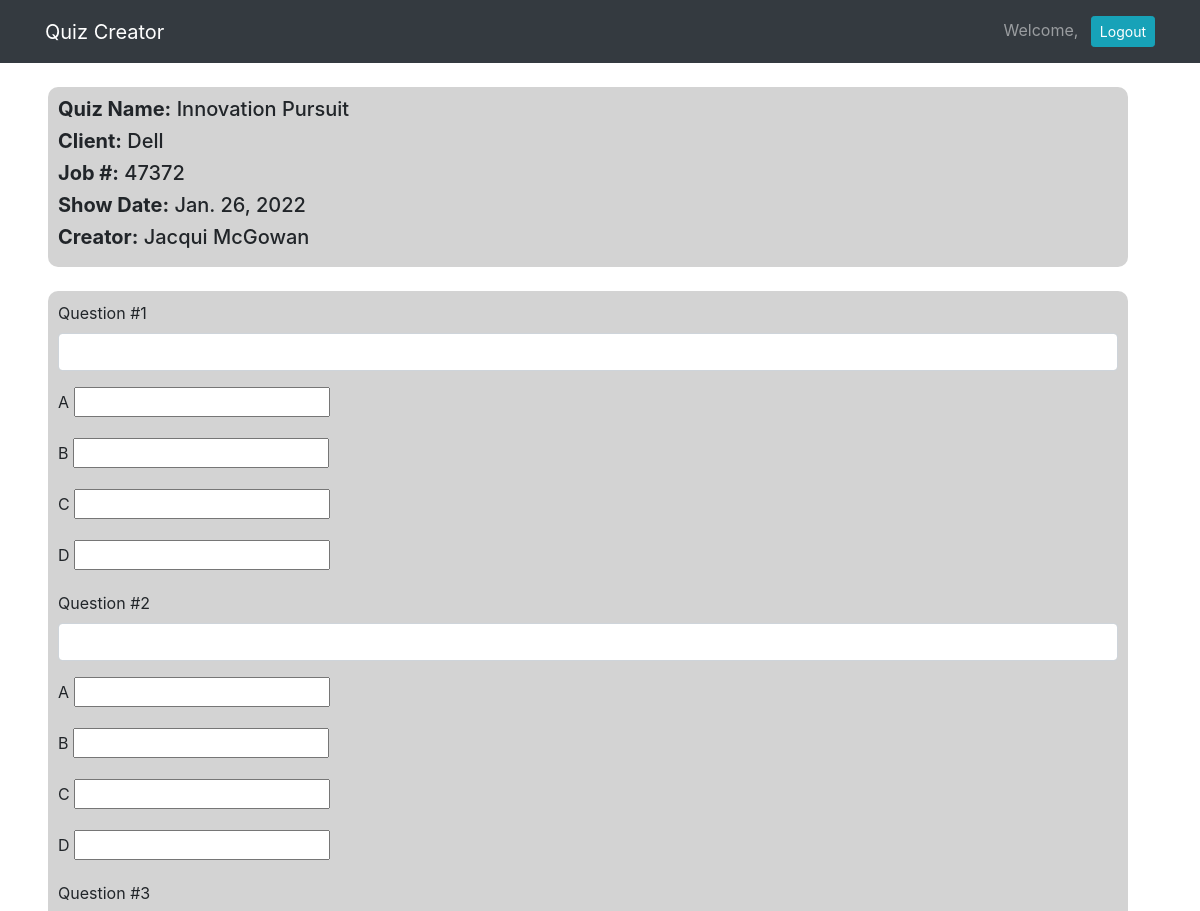
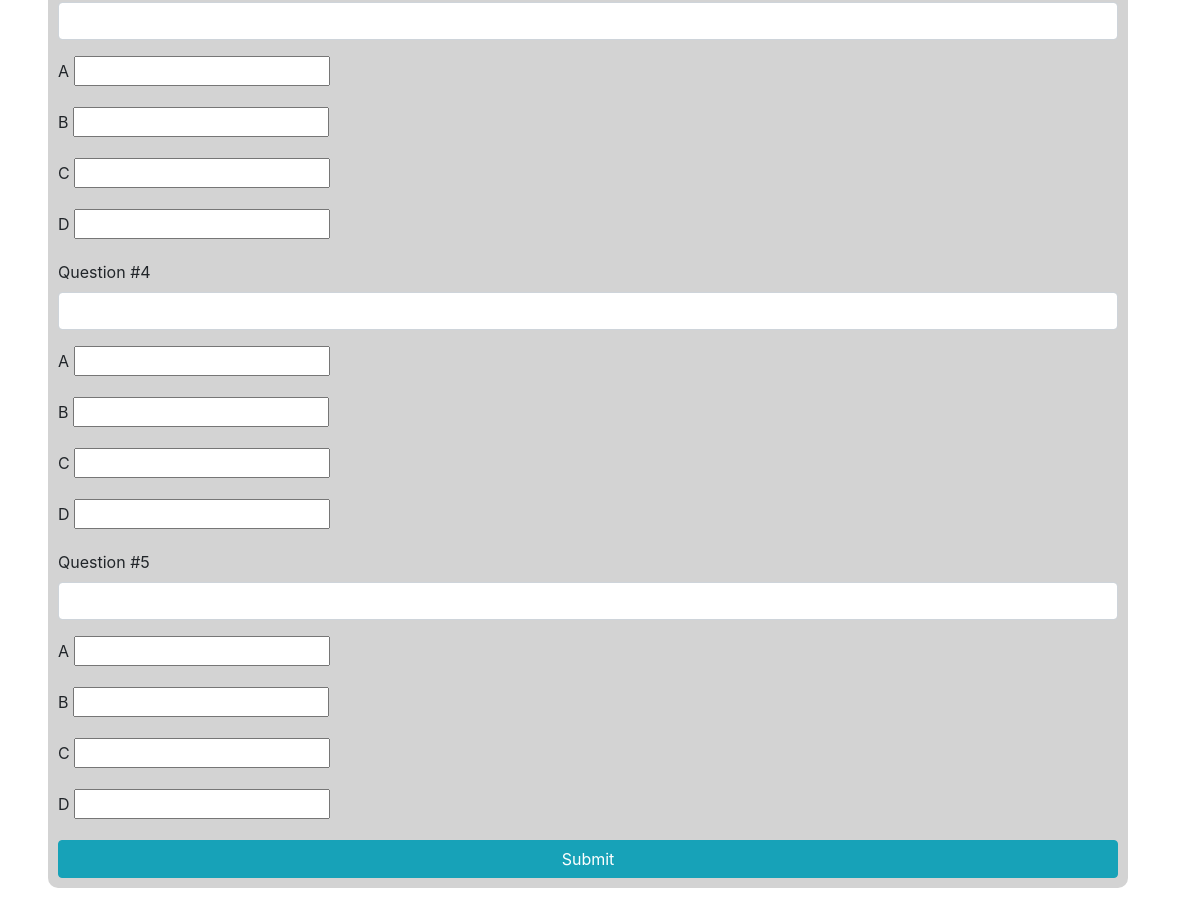
Page /dashboard/12/questions on the committed database (2 pictures, top to bottom).
### quiz_admin/models.py (models this page shows)
class Quiz(models.Model):
    name = models.CharField(max_length=255)
    client = models.CharField(max_length=255)
    job_number = models.CharField(max_length=255)
    show_date = models.DateField()
    message = models.TextField(null=True)
    image = models.ImageField(upload_to="images/", null=True, blank=True)
    created_by = models.CharField(max_length=255)
    created_at = models.DateField(auto_now_add=True)
    update_at = models.DateField(auto_now=True)
    objects = QuizManager()

### quiz_admin/views.py (the view)
# urls.py: path('dashboard/<int:quiz_id>/questions', views.questions),
def questions(request, quiz_id):
    one_quiz = Quiz.objects.get(id=quiz_id)
    context = {
        'quiz': one_quiz,
        'num_questions': range(1,6),
    }
    return render(request, 'questions.html', context)

### quiz_admin/templates/questions.html (shortened to what this page needs)
<!DOCTYPE html>
<html lang="en">
<head>
    <link href="https://stackpath.bootstrapcdn.com/bootstrap/4.5.0/css/bootstrap.min.css" rel="stylesheet">
    {% load static %}
    <link rel="stylesheet" href="{% static 'style.css' %}">
</head>
<body>
    <nav class="navbar navbar-expand-lg navbar-dark bg-dark">
        <div class="container">
            <a class="navbar-brand" href="/dashboard">Quiz Creator</a>
            <div class="collapse navbar-collapse" id="navbarText">
                <span class="navbar-text">
                    Welcome, {{request.session.greeting}} </a> <a href="/logout" role="button"
                        class="btn btn-sm btn-info ml-2 text-white">Logout</a>
                </span>
            </div>
        </div>
    </nav>
    <div class="info ml-5 my-4">
        <h5><span style="font-weight: bold;">Quiz Name:</span> {{quiz.name}}</h5>
        <h5><span style="font-weight: bold;">Client:</span> {{quiz.client}}</h5>
        <h5><span style="font-weight: bold;">Job #:</span> {{quiz.job_number}}</h5>
        <h5><span style="font-weight: bold;">Show Date:</span> {{quiz.show_date}}</h5>
        <h5><span style="font-weight: bold;">Creator:</span> {{quiz.created_by}}</h5>
    </div>
    <form action="/dashboard/{{quiz.id}}/add" method="POST" class="form_fields mb-3 ml-5 my-4">
        {% for i in num_questions %}
        <div class="form-group">
            <label for="question_text">Question #{{i}}</label>
            <input type="textarea" name="question_text" class="form-control">
        </div>
        <div class="form-group">
            <label for="answer_1">A</label>
            <input type="textarea" name="answer_{{i}}" class="form-control-md">
        </div>
        <div class="form-group">
            <label for="answer_2">B</label>
            <input type="textarea" name="answer_{{i}}" class="form-control-md">
        </div>
        <div class="form-group">
            <label for="answer_3">C</label>
            <input type="textarea" name="answer_{{i}}" class="form-control-md">
        </div>
        <div class="form-group">
            <label for="answer_4">D</label>
            <input type="textarea" name="answer_{{i}}" class="form-control-md">
        </div>
        {% endfor %}
        <button class="d-grid gap-2 col-12 mx-auto btn btn-info">Submit</button>
    </form>
</body>

### quiz_admin/static/style.css (style rules this page uses)
* { margin: 0px; }
.info { width: 90%; padding: 10px; border-radius: 10px; background-color: lightgray; }
.form_fields { width: 90%; padding: 10px; border-radius: 10px; background-color: lightgray; }

### rows in the picture
Quiz: name "Innovation Pursuit", client "Dell", job_number "47372", show_date "Jan. 26, 2022", created_by "Jacqui McGowan"

### other values in the picture
{{ i }} "1" "2" "3" "4" "5"
